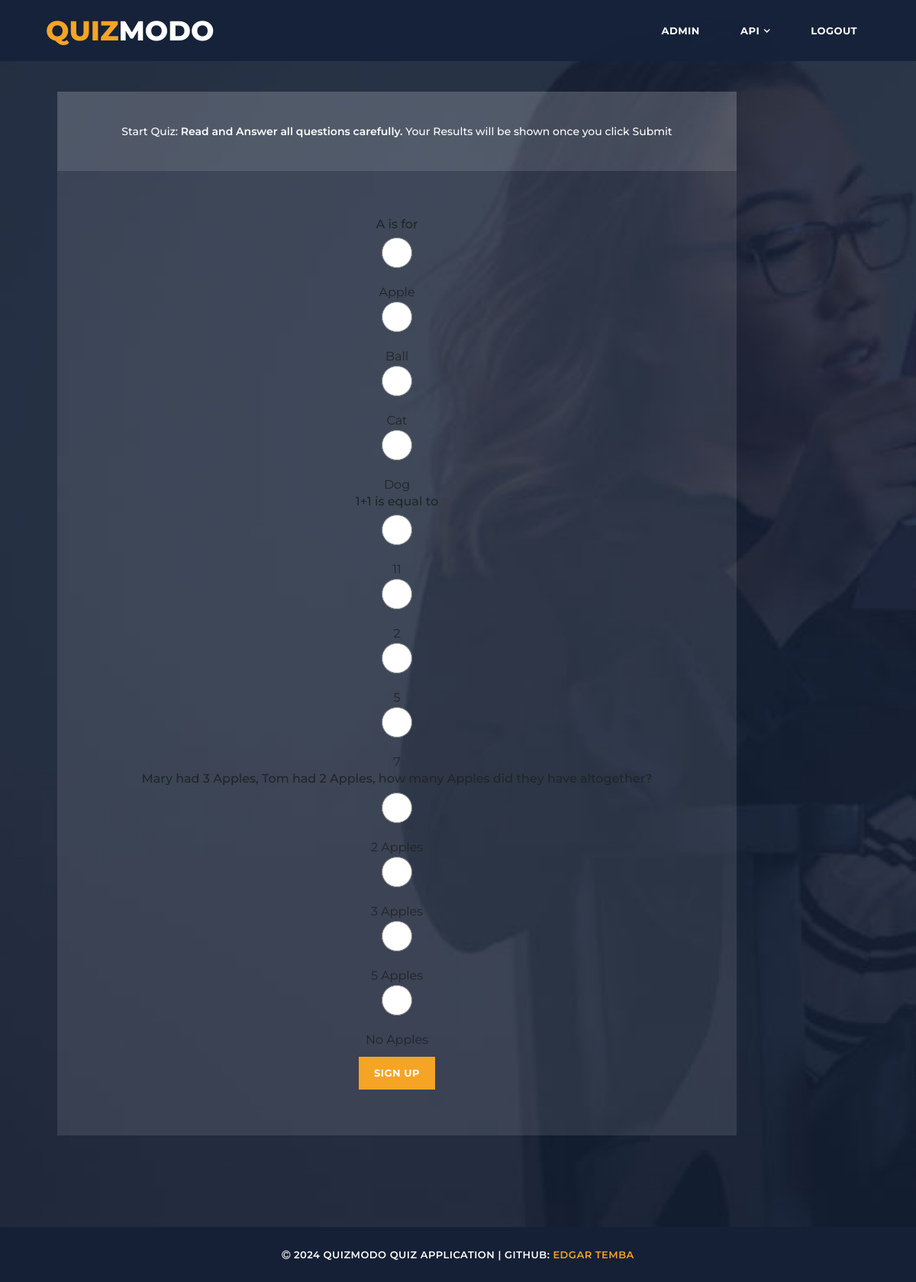
Page /quiz (signed in) on the committed database.
### app/models.py (models this page shows, shortened)
class QuizQuestion(db.Model):
    id = db.Column(db.Integer, primary_key=True)
    question = db.Column(db.String(500), nullable=False)
    option1 = db.Column(db.String(100), nullable=False)
    option2 = db.Column(db.String(100), nullable=False)
    option3 = db.Column(db.String(100), nullable=False)
    option4 = db.Column(db.String(100), nullable=False)
    correct_option = db.Column(db.String(100), nullable=False)

### app/main.py (the view)
@main.route('/quiz')
@login_required
def quiz():
    questions = QuizQuestion.query.all()
    return render_template('quiz.html', questions=questions)

### app/__init__.py (called while the page is built)
def create_app():
    app = Flask(__name__)
    app.config.from_object('config.Config')
    from .auth import auth as auth_blueprint
    from .main import main as main_blueprint
    from .admin import admin as admin_blueprint
    from .api import api_bp
    app.register_blueprint(auth_blueprint)
    app.register_blueprint(main_blueprint)
    app.register_blueprint(admin_blueprint)
    app.register_blueprint(api_bp, url_prefix='/api')
    login_manager.init_app(app)
    login_manager.login_view = 'auth.login'
    migrate.init_app(app, db)
    db.init_app(app)
    @login_manager.user_loader
    def load_user(user_id):
        return User.query.get(int(user_id))
    return app

### app/templates/quiz.html (shortened to what this page needs)
<!DOCTYPE html>
<html lang="en">
  <head>
    <link href="{{ url_for('static', filename='vendor/bootstrap/css/bootstrap.min.css') }}" rel="stylesheet">
    <link rel="stylesheet" href="{{ url_for('static', filename='assets/css/fontawesome.css') }}">
    <link rel="stylesheet" href="{{ url_for('static', filename='assets/css/templatemo-grad-school.css') }}">
    <link rel="stylesheet" href="{{ url_for('static', filename='assets/css/owl.css') }}">
    <link rel="stylesheet" href="{{ url_for('static', filename='assets/css/lightbox.css') }}">
  </head>
<body>
  <header class="main-header clearfix" role="header">
    <div class="logo">
      <a href="/"><em>Quiz</em>Modo</a>
    </div>
    <nav id="menu" class="main-nav" role="navigation">
      <ul class="main-menu">
        <li><a href="#section4">Admin</a></li>
        <li class="has-submenu"><a href="#section2">API</a>
        </li>
        <li><a href="/logout">Logout</a></li>
      </ul>
    </nav>
  </header>
  <section class="section coming-soon" data-section="section3">
    <div class="container">
      <div class="row">
        <div class="col-md-10">
          <div class="right-content">
            <div class="top-content">
              <h6>Start Quiz: <em>Read and Answer all questions carefully.</em> Your Results will be shown once you click Submit</h6>
            </div>
            <form id="contact" method="POST" action="{{ url_for('main.submit_quiz') }}">
              <div class="row">
                {% for question in questions %}
                <div class="col-md-12">
                  <h6>{{ question.question }}</h6>
                  <fieldset>
                    <input type="radio" name="{{ question.id }}" value="{{ question.option1 }}" required> {{ question.option1 }}<br>
                    <input type="radio" name="{{ question.id }}" value="{{ question.option2 }}" required> {{ question.option2 }}<br>
                    <input type="radio" name="{{ question.id }}" value="{{ question.option3 }}" required> {{ question.option3 }}<br>
                    <input type="radio" name="{{ question.id }}" value="{{ question.option4 }}" required> {{ question.option4 }}<br>
                  </fieldset>
                </div>
                {% endfor %}
                <div class="col-md-12">
                  <fieldset>
                    <button type="submit" id="form-submit" class="button">Sign Up</button>
                  </fieldset>
                </div>
              </div>
            </form>
          </div>
        </div>
      </div>
    </div>
  </section>
  <footer>
    <div class="container">
      <div class="row">
        <div class="col-md-12">
          <p><i class="fa fa-copyright"></i> 2024 QuizModo Quiz Application
           | GitHub: <a href="https://github.com/bwanatemba" rel="sponsored" target="_parent">Edgar Temba</a></p>
        </div>
      </div>
    </div>
  </footer>
</body>
</html>

### app/static/assets/css/templatemo-grad-school.css (style rules this page uses)
body { font-family: 'Montserrat', sans-serif; }
a { color: #3CF; text-decoration: none; }
ul { padding: 0px; margin: 0px; list-style: none; }
p { font-size: 13px; line-height: 22px; }
.main-header { background-color: rgba(22,34,57,0.95); height: 80px; position: fixed; z-index: 12; width: 100%; top: 0; }
.main-header .logo { float: left; line-height: 80px; padding-left: 60px; }
.main-header .logo a { font-size: 36px; text-transform: uppercase; font-weight: 800; color: #fff; }
.main-header .logo a em { font-style: normal; color: #f5a425; }
.main-menu { float: right; padding-right: 60px; }
.main-menu li { display: inline-block; line-height: 79px; margin-left: 15px; position: relative; }
.main-menu li:first-child { margin-left: 0px; }
.main-menu li a { padding: 10px 15px; font-size: 13px; text-transform: uppercase; letter-spacing: 0.5px; font-weight: 700; color: #fff; border: 2px solid transparent; transition: all 0.5s; }
.main-menu li.has-submenu a:after { content: '\f107'; font-family: "FontAwesome"; margin-left: 5px; }
section.coming-soon { background-image: url(../images/coming-soon-bg.jpg); background-repeat: no-repeat; background-size: cover; background-color: #172238; padding: 120px 0px; }
section.coming-soon .right-content { margin-left: 30px; }
section.coming-soon .top-content { margin-bottom: -8px; }
section.coming-soon .top-content h6 { font-size: 14px; color: #fff; background-color: rgba(250,250,250,0.2); padding: 40px; text-align: center; line-height: 24px; }
section.coming-soon .top-content h6 em { font-style: normal; font-weight: 600; }
section.coming-soon form { background-color: rgba(250,250,250,0.1); padding: 60px 40px; width: 100%; text-align: center; }
section.coming-soon form input { width: 100%; height: 40px; background-color: rgba(250,250,250,0.1); border-radius: 0px; border: none; outline: none; color: #fff; font-size: 13px; margin-bottom: 20px; letter-spacing: 0.5px; }
section.coming-soon form::placeholder { color: #fff }
section.coming-soon form input::placeholder { color: #fff; }
section.coming-soon form button { margin-top: 10px; background-color: #f5a425; color: #fff; font-size: 13px; text-transform: uppercase; letter-spacing: 0.5px; font-weight: 700; padding: 12px 20px; display: inline-block; outline: none; box-shadow: none; border: none; }
footer { background-color: #152036; text-align: center; }
footer p { margin-bottom: 0px; padding: 25px 0px; color: #fff; font-size: 13px; text-transform: uppercase; font-weight: 600; letter-spacing: 0.5px; }
footer p a, footer p a:hover { color: #f5a425; }

### rows in the picture
QuizQuestion: question "A is for", option1 "Apple", option2 "Ball", option3 "Cat", option4 "Dog"
QuizQuestion: question "1+1 is equal to", option1 "11", option2 "2", option3 "5", option4 "7"
QuizQuestion: question "Mary had 3 Apples, Tom had 2 Apples, how many Apples did they have altogether?", option1 "2 Apples", option2 "3 Apples", option3 "5 Apples", option4 "No Apples"
